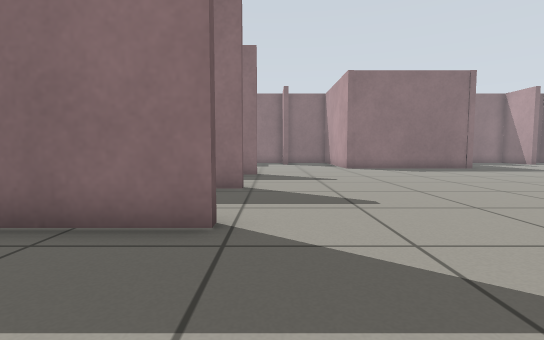
[1] (above)

18 first-person views from a walk through a world built for the Gazebo simulator. The camera is 0.5 m above the floor, tilts 4° down and sees 85° across. The floor is counted in squares, 0.5 m on a side. Each view is taken from the middle of a square. On the plan, view 1 faces up. The plan holds only what a view shows up to about 12 squares ahead; the rest is blank.

[2]
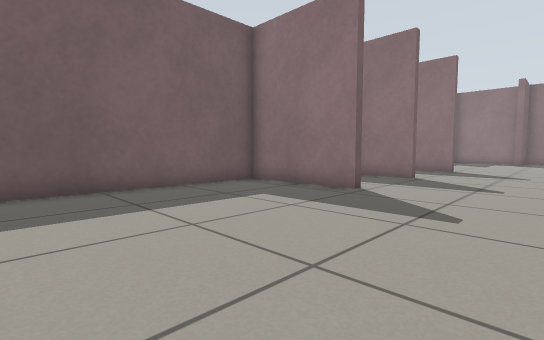

[3]
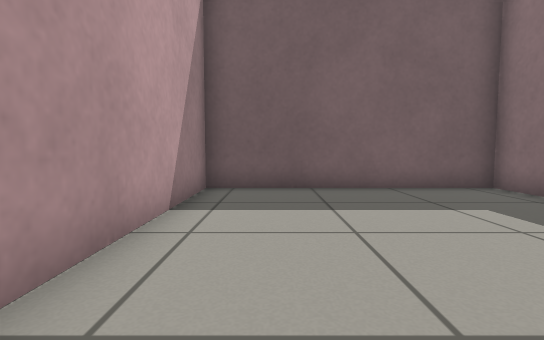

[4]
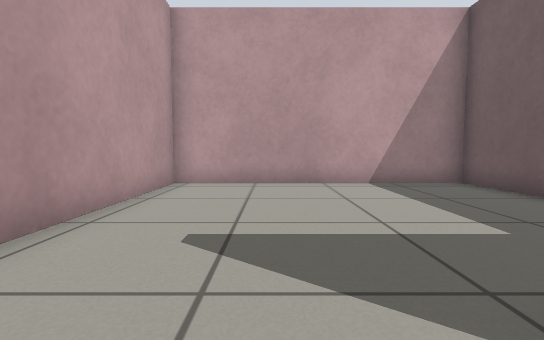

[5]
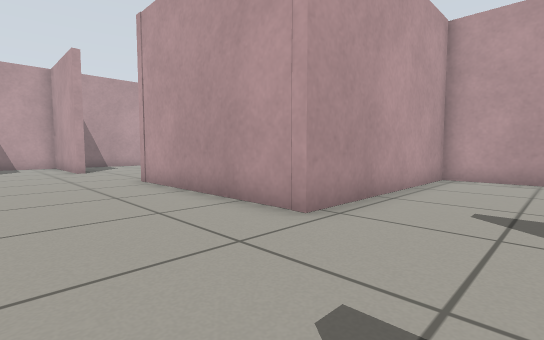

[6]
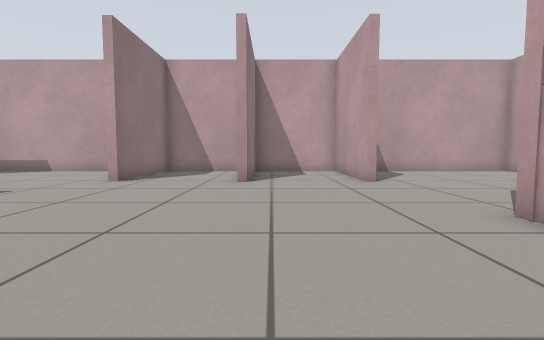

[7]
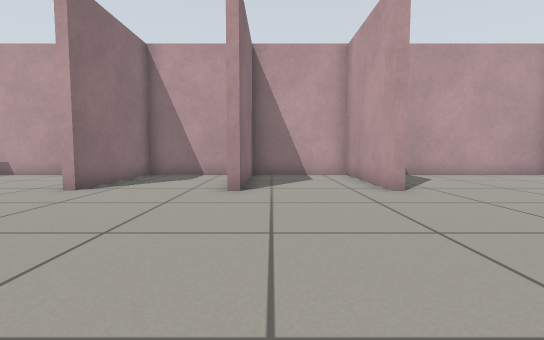

[8]
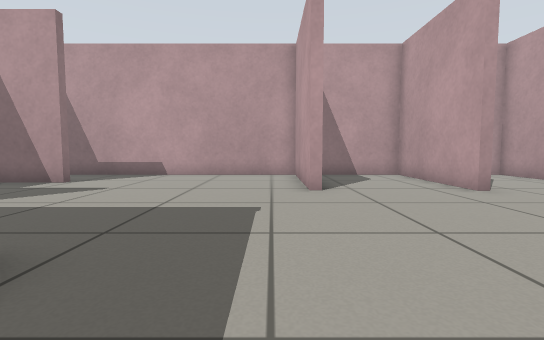

[9]
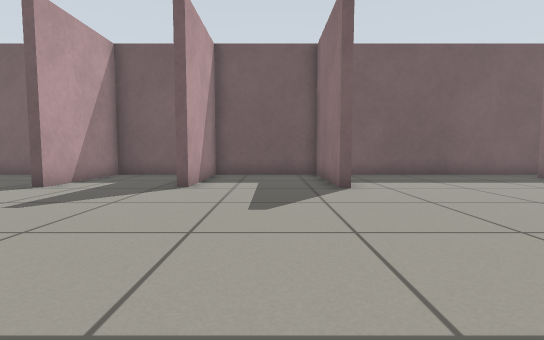

[10]
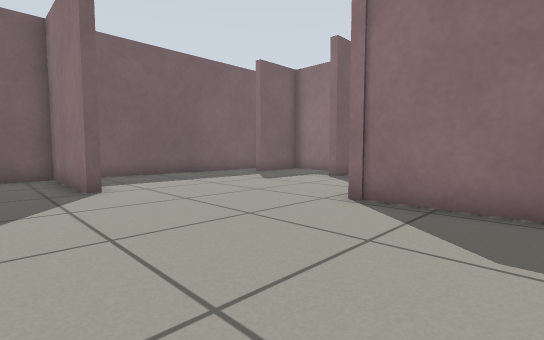

[11]
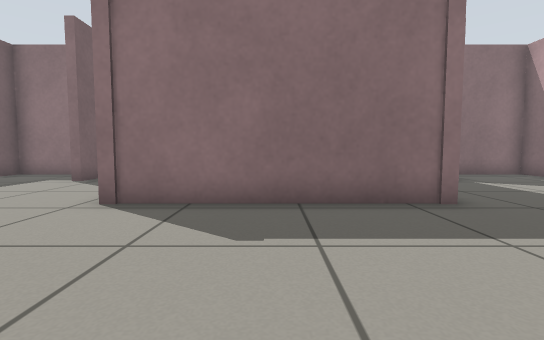

[12]
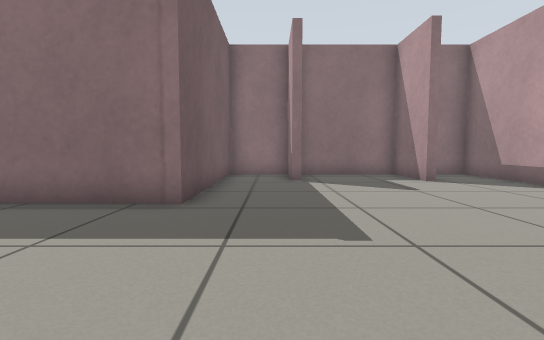

[13]
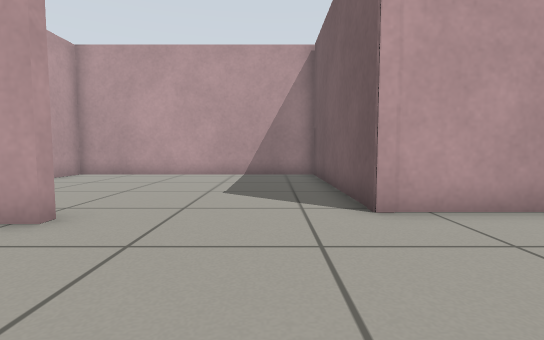

[14]
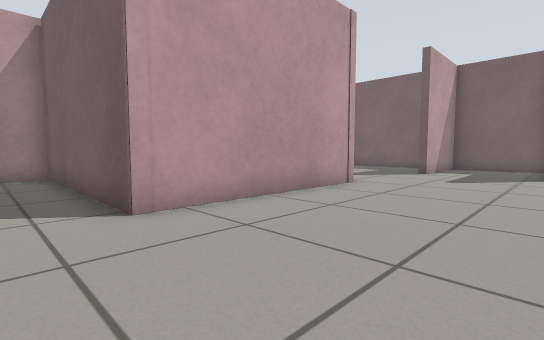

[15]
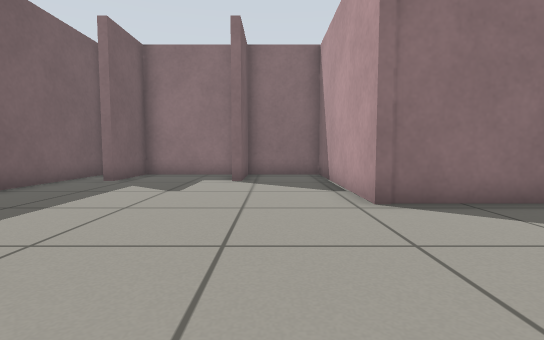

[16]
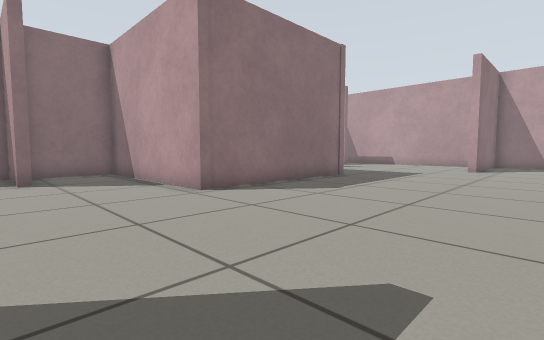

[17]
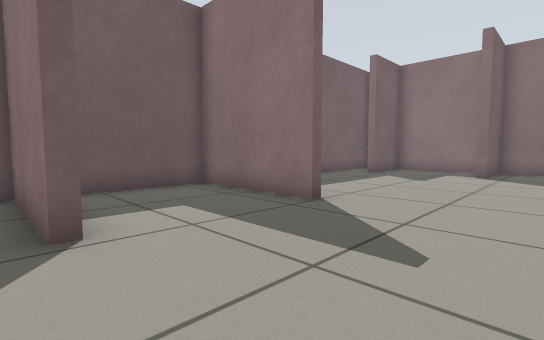

[18]
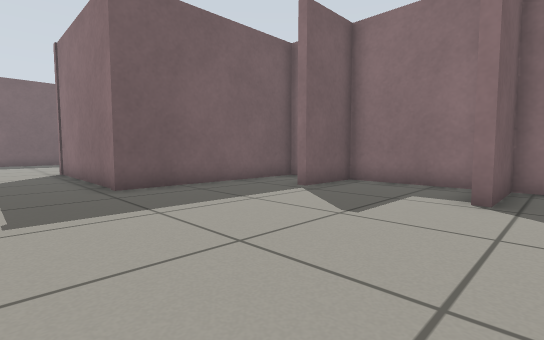

### Floor plan
Points are (right, up) in squares from view 1. A wall is a line through its corners. A room is listed if a view was taken in it or the views show most of it. See-through windows are left out.
Room 1 (views 1, 2, 3)
walls: (-0.7, 3.7) (-4.6, 3.7) (-4.6, -3.7) (3.9, -3.7) (3.9, 3.4)
ways out: opening at (1.5, 3.5) to room 2
Room 2 (views 4, 5, 6, 7, 8, 9, 10, 11, 12, 13, 14, 15, 16, 17, 18)
walls: (15, 8.1) (19.6, 8.1) (19.6, 11.8) (15.1, 11.8); (15.1, 12.1) (19.6, 12.1) (19.6, 21.7) (17.1, 21.7) (17.1, 19.1); (3.9, 3.4) (10.4, 3.4) (10.4, -3.7) (19.6, -3.7) (19.6, 1.9); (15, 4.1) (19.6, 4.1) (19.6, 7.8) (15, 7.8); (-0.5, 11.8) (-4.6, 11.8) (-4.6, 7.8) (-0.7, 7.8); (-0.6, 7.5) (-4.6, 7.5) (-4.6, 4.1) (-0.8, 4.1); (-0.8, 12.1) (-0.8, 11.6); (12.6, 19.4) (12.6, 21.7) (10.4, 21.7) (10.4, 15.4) (3.9, 15.4) (3.9, 21.7) (1.1, 21.7) (1.1, 19.1); (16.8, 19.1) (16.8, 21.7) (12.9, 21.7) (12.9, 19.4); (0.8, 19.1) (0.8, 21.7) (-2.9, 21.7) (-2.9, 19.2) (-3.4, 19.2); (-4.6, 21.6) (-4.6, 13)
ways out: opening at (1.5, 3.5) to room 1

Where each view was taken, in squares from view 1:
view 1: 0 up, 0 right, facing up
view 2: 3 down, 3 right, facing up-left
view 3: 2 down, 3 right, facing left
view 4: 5 up, 1 right, facing down
view 5: 7 up, 1 right, facing down-right
view 6: 7 up, 6 right, facing right
view 7: 7 up, 8 right, facing right
view 8: 13 up, 8 right, facing right
view 9: 10 up, 7 right, facing left
view 10: 10 up, 7 right, facing up-left
view 11: 10 up, 7 right, facing up
view 12: 10 up, 12 right, facing up
view 13: 8 up, 12 right, facing down
view 14: 8 up, 12 right, facing down-left
view 15: 10 up, 2 right, facing up
view 16: 9 up, 0 right, facing up-right
view 17: 7 up, 3 right, facing up-left
view 18: 13 up, 18 right, facing up-left
